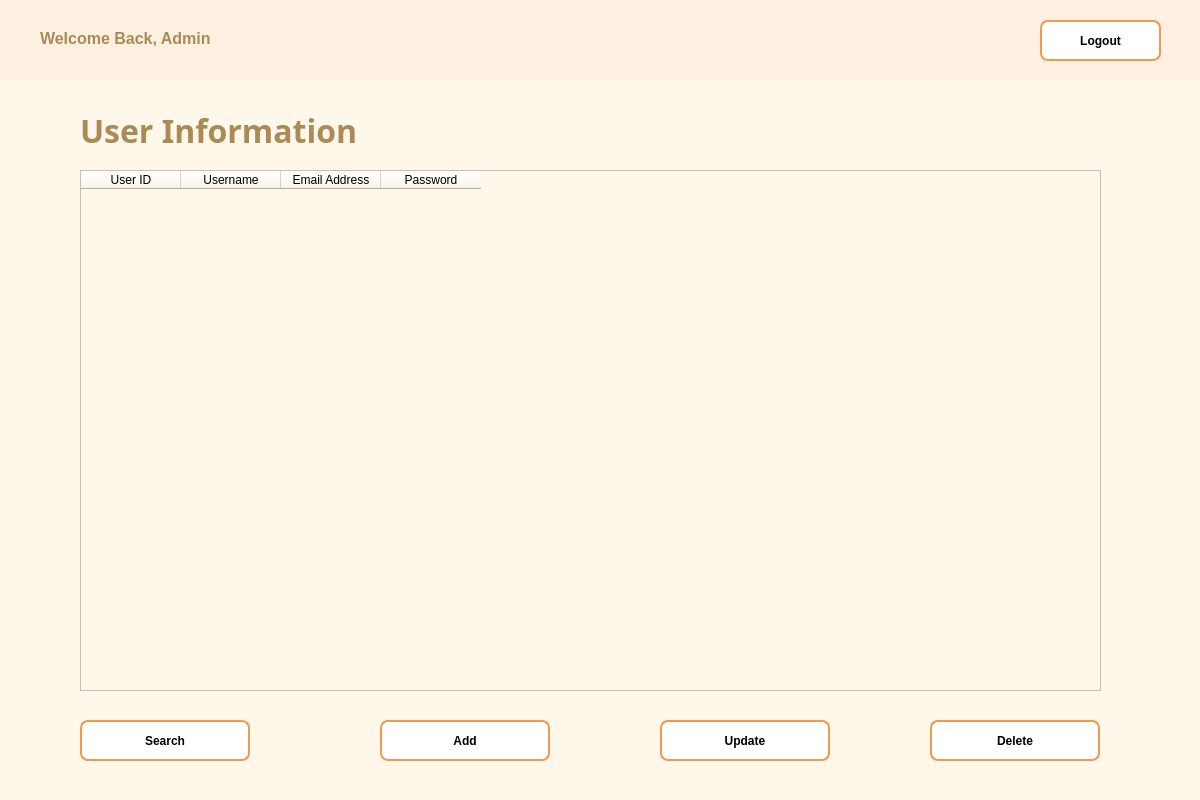
<?xml version="1.0" encoding="UTF-8"?>
<ui version="4.0">
 <class>Dialog</class>
 <widget class="QDialog" name="Dialog">
  <property name="geometry">
   <rect>
    <x>0</x>
    <y>0</y>
    <width>1200</width>
    <height>800</height>
   </rect>
  </property>
  <property name="windowTitle">
   <string>Dialog</string>
  </property>
  <property name="styleSheet">
   <string notr="true">background-color:#FFF8EA</string>
  </property>
  <widget class="QWidget" name="widget" native="true">
   <property name="geometry">
    <rect>
     <x>0</x>
     <y>0</y>
     <width>1200</width>
     <height>80</height>
    </rect>
   </property>
   <property name="styleSheet">
    <string notr="true">background-color: #FDF0E0</string>
   </property>
   <widget class="QPushButton" name="logoutButton">
    <property name="geometry">
     <rect>
      <x>1040</x>
      <y>20</y>
      <width>121</width>
      <height>41</height>
     </rect>
    </property>
    <property name="font">
     <font>
      <pointsize>9</pointsize>
      <weight>75</weight>
      <bold>true</bold>
     </font>
    </property>
    <property name="cursor">
     <cursorShape>PointingHandCursor</cursorShape>
    </property>
    <property name="styleSheet">
     <string notr="true">QPushButton{
background-color: white;
border-radius: 8px;
border: 2px solid #EF9A53;
}

QPushButton:hover{ 
background-color: #EF9A53;
color: white;
}</string>
    </property>
    <property name="text">
     <string>Logout</string>
    </property>
   </widget>
   <widget class="QLabel" name="welcomeName_2">
    <property name="geometry">
     <rect>
      <x>40</x>
      <y>30</y>
      <width>471</width>
      <height>16</height>
     </rect>
    </property>
    <property name="font">
     <font>
      <pointsize>12</pointsize>
      <weight>75</weight>
      <bold>true</bold>
     </font>
    </property>
    <property name="styleSheet">
     <string notr="true">color: #AA8B56</string>
    </property>
    <property name="text">
     <string>Welcome Back, Admin</string>
    </property>
    <property name="scaledContents">
     <bool>false</bool>
    </property>
   </widget>
  </widget>
  <widget class="QLabel" name="label">
   <property name="geometry">
    <rect>
     <x>80</x>
     <y>110</y>
     <width>381</width>
     <height>41</height>
    </rect>
   </property>
   <property name="font">
    <font>
     <family>Berlin Sans FB Demi</family>
     <pointsize>24</pointsize>
     <weight>75</weight>
     <bold>true</bold>
    </font>
   </property>
   <property name="styleSheet">
    <string notr="true">color: #AA8B56</string>
   </property>
   <property name="text">
    <string>User Information</string>
   </property>
  </widget>
  <widget class="QTableWidget" name="UserInfoTable">
   <property name="geometry">
    <rect>
     <x>80</x>
     <y>170</y>
     <width>1021</width>
     <height>521</height>
    </rect>
   </property>
   <property name="font">
    <font>
     <pointsize>10</pointsize>
     <weight>75</weight>
     <bold>true</bold>
    </font>
   </property>
   <property name="acceptDrops">
    <bool>false</bool>
   </property>
   <property name="styleSheet">
    <string notr="true">th 
{
  background-color: #04AA6D;
  color: white;
}
</string>
   </property>
   <property name="horizontalScrollBarPolicy">
    <enum>Qt::ScrollBarAlwaysOff</enum>
   </property>
   <property name="sizeAdjustPolicy">
    <enum>QAbstractScrollArea::AdjustToContents</enum>
   </property>
   <property name="editTriggers">
    <set>QAbstractItemView::NoEditTriggers</set>
   </property>
   <property name="rowCount">
    <number>0</number>
   </property>
   <attribute name="verticalHeaderVisible">
    <bool>false</bool>
   </attribute>
   <column>
    <property name="text">
     <string>User ID</string>
    </property>
   </column>
   <column>
    <property name="text">
     <string>Username</string>
    </property>
   </column>
   <column>
    <property name="text">
     <string>Email Address</string>
    </property>
   </column>
   <column>
    <property name="text">
     <string>Password</string>
    </property>
   </column>
  </widget>
  <widget class="QPushButton" name="addButton">
   <property name="geometry">
    <rect>
     <x>380</x>
     <y>720</y>
     <width>170</width>
     <height>41</height>
    </rect>
   </property>
   <property name="font">
    <font>
     <pointsize>9</pointsize>
     <weight>75</weight>
     <bold>true</bold>
    </font>
   </property>
   <property name="cursor">
    <cursorShape>PointingHandCursor</cursorShape>
   </property>
   <property name="styleSheet">
    <string notr="true">QPushButton{
background-color: white;
border-radius: 8px;
border: 2px solid #EF9A53;
}

QPushButton:hover{ 
background-color: #EF9A53;
color: white;
}</string>
   </property>
   <property name="text">
    <string>Add</string>
   </property>
  </widget>
  <widget class="QPushButton" name="deleteButton">
   <property name="geometry">
    <rect>
     <x>930</x>
     <y>720</y>
     <width>170</width>
     <height>41</height>
    </rect>
   </property>
   <property name="font">
    <font>
     <pointsize>9</pointsize>
     <weight>75</weight>
     <bold>true</bold>
    </font>
   </property>
   <property name="cursor">
    <cursorShape>PointingHandCursor</cursorShape>
   </property>
   <property name="styleSheet">
    <string notr="true">QPushButton{
background-color: white;
border-radius: 8px;
border: 2px solid #EF9A53;
}

QPushButton:hover{ 
background-color: #EF9A53;
color: white;
}</string>
   </property>
   <property name="text">
    <string>Delete</string>
   </property>
  </widget>
  <widget class="QPushButton" name="updateButton">
   <property name="geometry">
    <rect>
     <x>660</x>
     <y>720</y>
     <width>170</width>
     <height>41</height>
    </rect>
   </property>
   <property name="font">
    <font>
     <pointsize>9</pointsize>
     <weight>75</weight>
     <bold>true</bold>
    </font>
   </property>
   <property name="cursor">
    <cursorShape>PointingHandCursor</cursorShape>
   </property>
   <property name="styleSheet">
    <string notr="true">QPushButton{
background-color: white;
border-radius: 8px;
border: 2px solid #EF9A53;
}

QPushButton:hover{ 
background-color: #EF9A53;
color: white;
}</string>
   </property>
   <property name="text">
    <string>Update</string>
   </property>
  </widget>
  <widget class="QPushButton" name="searchButton">
   <property name="geometry">
    <rect>
     <x>80</x>
     <y>720</y>
     <width>170</width>
     <height>41</height>
    </rect>
   </property>
   <property name="font">
    <font>
     <pointsize>9</pointsize>
     <weight>75</weight>
     <bold>true</bold>
    </font>
   </property>
   <property name="cursor">
    <cursorShape>PointingHandCursor</cursorShape>
   </property>
   <property name="styleSheet">
    <string notr="true">QPushButton{
background-color: white;
border-radius: 8px;
border: 2px solid #EF9A53;
}

QPushButton:hover{ 
background-color: #EF9A53;
color: white;
}</string>
   </property>
   <property name="text">
    <string>Search</string>
   </property>
  </widget>
 </widget>
 <resources/>
 <connections/>
</ui>
